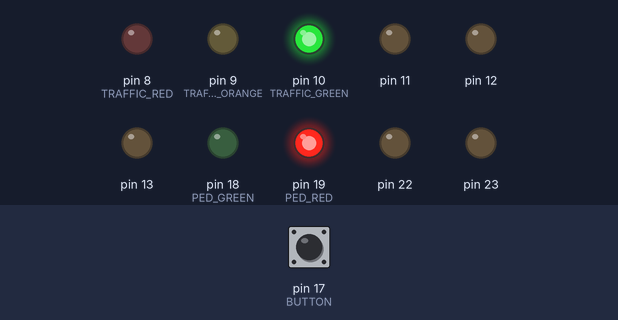
A sketch run on a simulated Arduino Uno, built with avr-gcc and run on an emulated ATmega328P. Parts: output pins drawn as LEDs (lit = HIGH). The inputs (shaded band) are chosen by the test bench; at power-on: pin 17 (BUTTON) HIGH.

Above: at 0.8 s.
0.9 s: pin 17 (BUTTON) pulled LOW for 0.15 s
At 2.0 s:
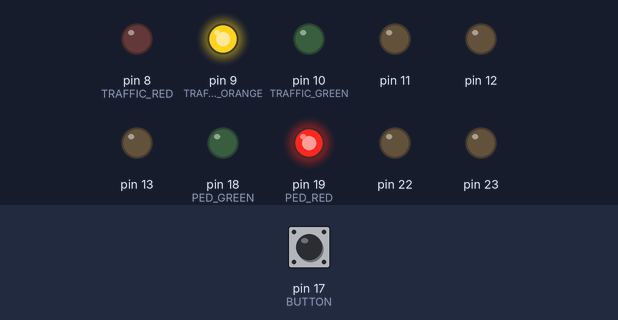
At 4.3 s:
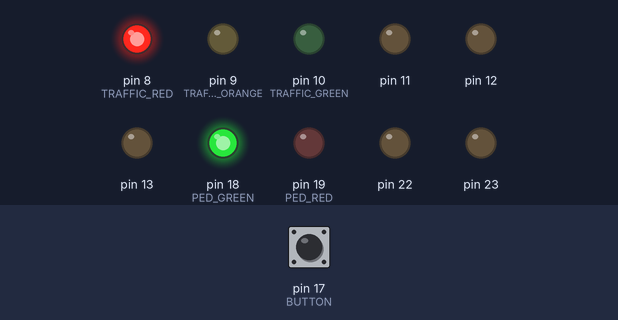
Timing chart, 0 to 10.0 s (numbered marks = the images above; inputs shaded):
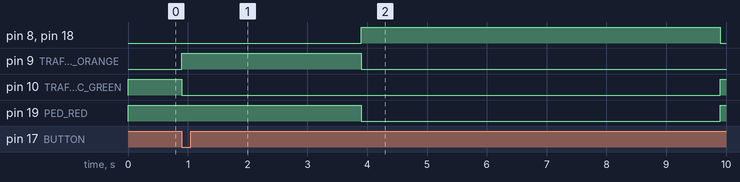

The sketch:

TrafficLightsPART2.ino
```cpp
#include <avr/io.h>
#include <util/delay.h>

#define TRAFFIC_RED 0
#define TRAFFIC_ORANGE 1
#define TRAFFIC_GREEN 2
#define PED_RED 5
#define PED_GREEN 4
#define BUTTON 3


int main(void)

{

 uint8_t buttonPin=0;
 uint8_t oldButtonPin=0;

 DDRB= 0xFF;               //All PORT B pins are outputs
 DDRC |= (1<<PED_RED);     //PC5 is an output (RED Pedestrian Light)
 DDRC |= (1<<PED_GREEN);   //PC4 is an output (Green Pedestrian Light)
 DDRC &= ~(1<<BUTTON);     //PC3 is an input  ( Pedestrian Button)
 PORTC |= (1<<BUTTON);     //PC3 pull up resistor


    while(1){

      buttonPin = (PINC & (1<<BUTTON)); // Isolate Button for checking state

      if (buttonPin==0 && oldButtonPin !=0){  //1st Button press

        PORTB &= ~(1<<TRAFFIC_GREEN);
        PORTB |=(1<<TRAFFIC_ORANGE);
        _delay_ms(3000);

        PORTB &= ~(1<<TRAFFIC_ORANGE);
        PORTC |=(1<<PED_GREEN);
        PORTC &= ~(1<<PED_RED);
        PORTB |=(1<<TRAFFIC_RED);
        _delay_ms(6000);

    }

      else {

        PORTB &= ~(1<<TRAFFIC_RED);
        PORTC |=(1<<PED_RED);
        PORTC &= ~(1<<PED_GREEN);
        PORTB |=(1<<TRAFFIC_GREEN);

    }

    oldButtonPin= buttonPin; // Prevents multiple reads from button press until loop is complete
  }
}
```

Measured:
- after the input at 0.9 s, pin 8 (TRAFFIC_RED), pin 18 (PED_GREEN): LOW → HIGH after 3.0 s, → LOW 6.0 s later; pin 9 (TRAFFIC_ORANGE): LOW → HIGH at once, → LOW 3.0 s later; pin 10 (TRAFFIC_GREEN): HIGH → LOW at once, → HIGH 9.0 s later; pin 19 (PED_RED): HIGH → LOW after 3.0 s, → HIGH 6.0 s later
